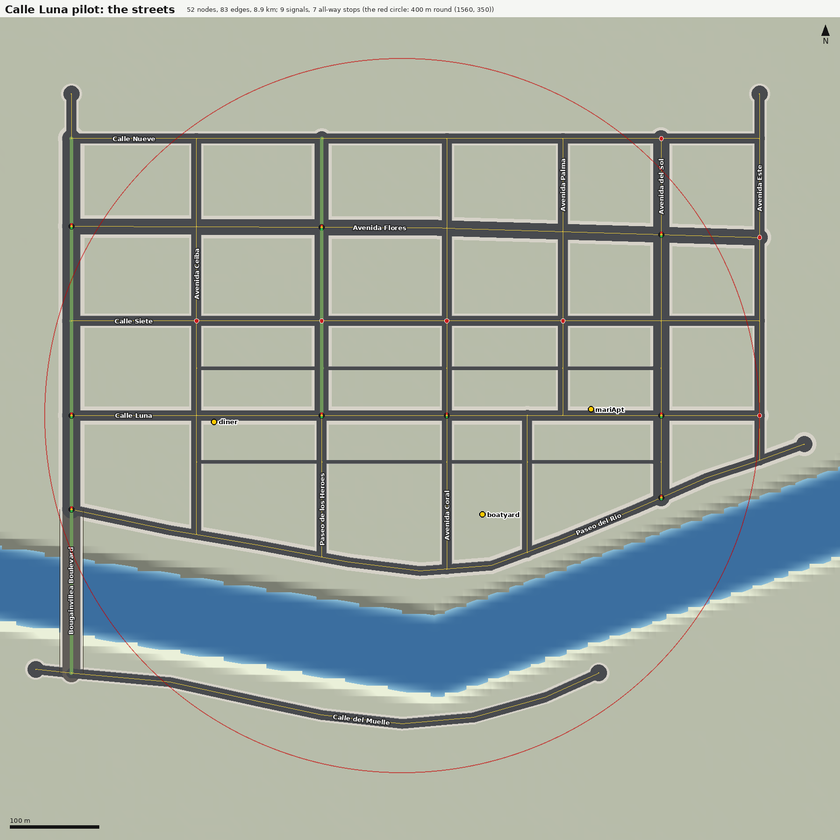
#> input picture _save/tmp_city/msg/pilot_streets_v1.png, 840 x 840 px, shrunk from 1709 x 1709 before the run
$ python imgstats.py ../../tmp_city/msg/pilot_streets_v1.png
#> lines starting #> are read from the running program, lines starting #| are printed output that depends on the picture
import sys
import numpy as np
from PIL import Image
# imgstats.py img.png [x0,y0,x1,y1 (fractions) ...] : per region: mean sRGB, mean luminance (sRGB-encoded Y),
# share of clipped pixels (max channel >= 0.97 and min channel >= 0.9: near-white), share of very dark (Y < 0.04),
# saturation mean, p50/p90/p99 of luminance.
def srgb_to_lin(c):
    return np.where(c <= 0.04045, c / 12.92, ((c + 0.055) / 1.055) ** 2.4)
img = np.asarray(Image.open(sys.argv[1]).convert('RGB')).astype(np.float32) / 255.0
H, W, _ = img.shape
#> H = 840; W = 840
regions = sys.argv[2:] or ['0,0,1,1']
for r in regions:
    x0, y0, x1, y1 = [float(v) for v in r.split(',')]
    sub = img[int(y0 * H):int(y1 * H), int(x0 * W):int(x1 * W)]
    lin = srgb_to_lin(sub)
    Y = lin @ np.array([0.2126, 0.7152, 0.0722], dtype=np.float32)
    mx, mn = sub.max(axis=2), sub.min(axis=2)
    white = np.mean((mx >= 0.97) & (mn >= 0.9))
    clip = np.mean(mx >= 0.985)
    dark = np.mean(Y < 0.0032)  # sRGB ~ 0.04
    sat = np.mean((mx - mn) / np.maximum(mx, 1e-4))
    p = np.percentile(Y, [10, 50, 90, 99])
    m = sub.reshape(-1, 3).mean(axis=0)
    print('%-16s rgb %.3f %.3f %.3f  Ylin p10 %.4f p50 %.4f p90 %.4f p99 %.4f  white %.3f clip %.3f dark %.3f sat %.2f' %
          (r, m[0], m[1], m[2], p[0], p[1], p[2], p[3], white, clip, dark, sat))
#> this loop made 1 pass
#> (white, clip, dark, sat, p, m) on pass 1: (0.00286, 0.00111, 0.000205, 0.147, [0.146, 0.489, 0.491, 0.918], [0.637, 0.672, 0.629])
#| 0,0,1,1          rgb 0.637 0.672 0.629  Ylin p10 0.1458 p50 0.4890 p90 0.4906 p99 0.9180  white 0.003 clip 0.001 dark 0.000 sat 0.15
#> pass 1, `lin = srgb_to_lin(sub)`:
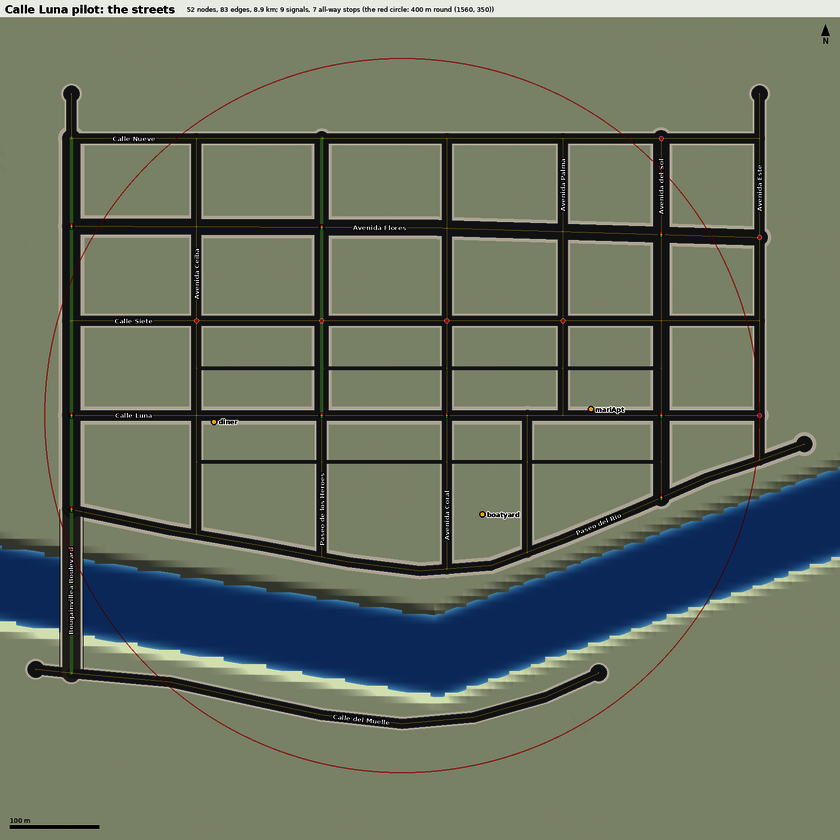
#> lin: shape (840, 840, 3) float32; mean R, G, B 0.407, 0.437, 0.376
#> pass 1, `Y = lin @ np.array([0.2126, 0.7152, 0.0722], dtype=np.float32)`:
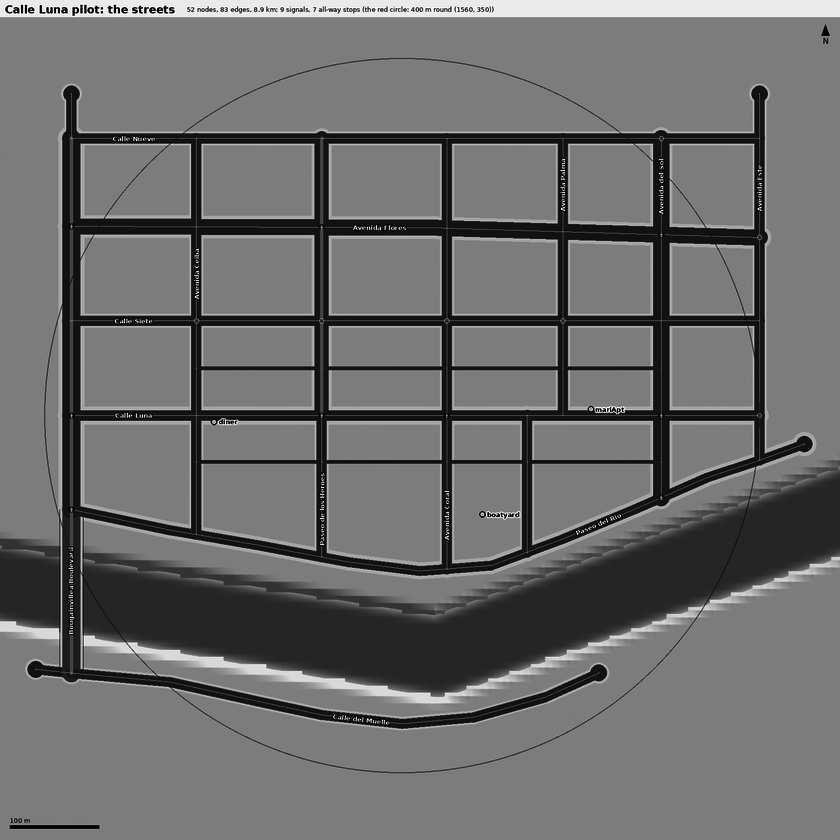
#> Y: shape (840, 840) float32; min 0, max 1, mean 0.427
#> pass 1, `mx, mn = sub.max(axis=2), sub.min(axis=2)`:
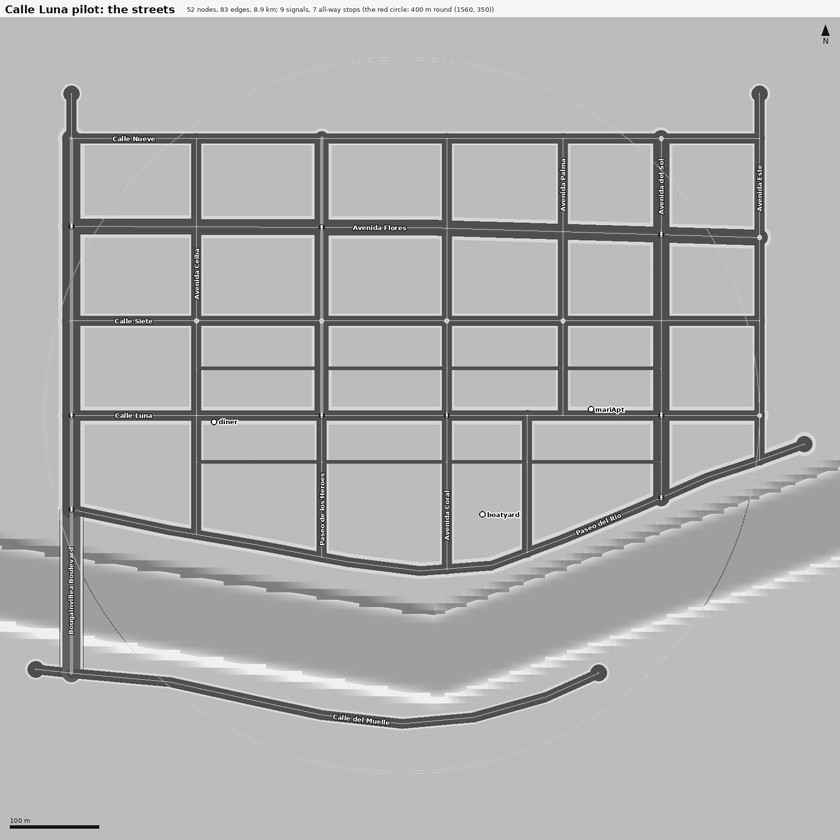
#> mx: shape (840, 840) float32; min 0, max 1, mean 0.69
#> pass 1, `mx, mn = sub.max(axis=2), sub.min(axis=2)`:
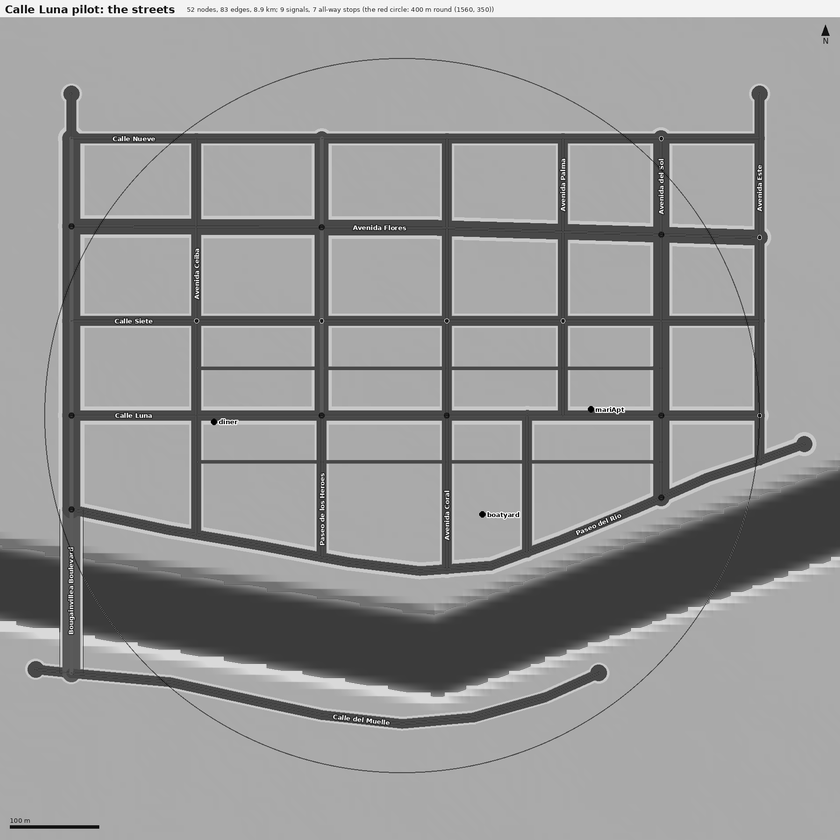
#> mn: shape (840, 840) float32; min 0, max 1, mean 0.592
